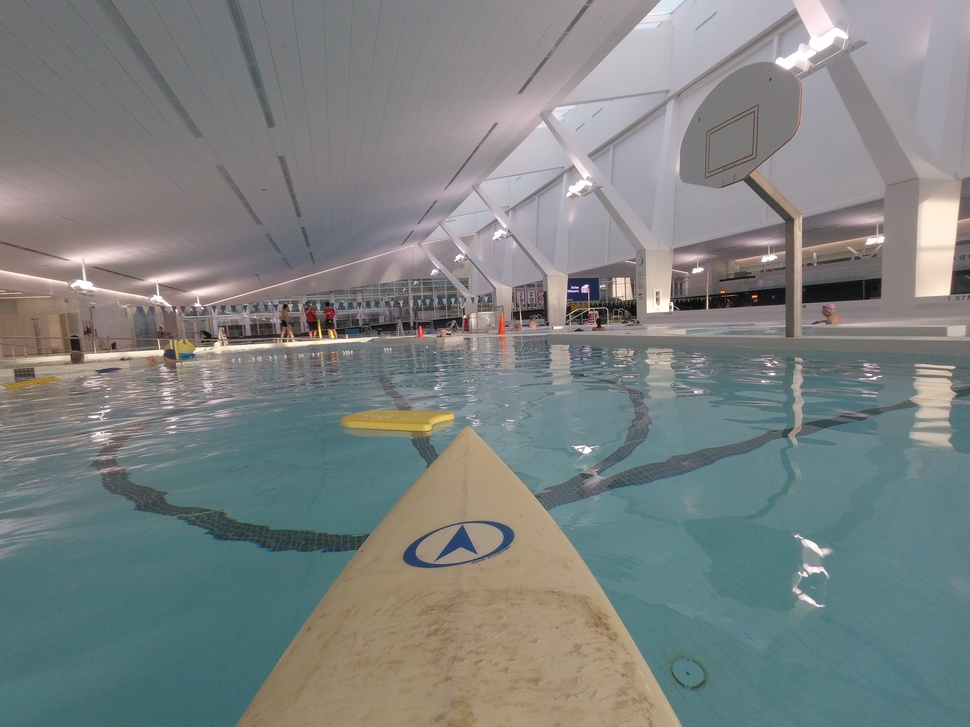
#> input picture Inputs/GOPR0148.JPG, 970 x 727 px, shrunk from 3648 x 2736 before the run
$ python -i horizon.py   (imports and definitions only)
#> lines starting #> are read from the running program, lines starting #| are printed output that depends on the picture; after the words box and inside, x2 and y2 are one past the last pixel; in counts of white or black regions, pixels touching at a corner belong together
#> further down, picture is the input picture: shape (727, 970, 3); mean B, G, R 128.8, 129.8, 124.3
import numpy as np
import cv2 as cv
import matplotlib.pyplot as plt

def detect_horizon(pic):
    """
    Detects and removes the area above the horizon in each input photo.

    Uses Canny edge detection to find the edges in the photo and then Hough
    line transform to find the straight line formed by the horizon.

    Parameters
    ----------
    pic: numpy N-dimensional array
        input picture in which to detect horizon

    Returns
    -------
    imCopy: numpy N-dimensional array
        a copy of the input image with all of the
        pixels above the horizon line converted to black
    """

    # convert to grayscale
    gray = cv.cvtColor(pic,cv.COLOR_BGR2GRAY)
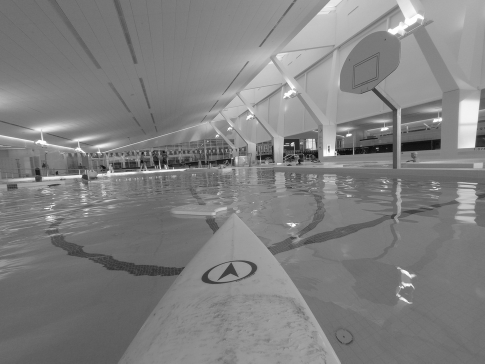
#> gray: shape (727, 970) (shown at 1/2 size); min 2, max 255, mean 128

    # Canny Edge Detection
    edges = cv.Canny(gray,125,175)
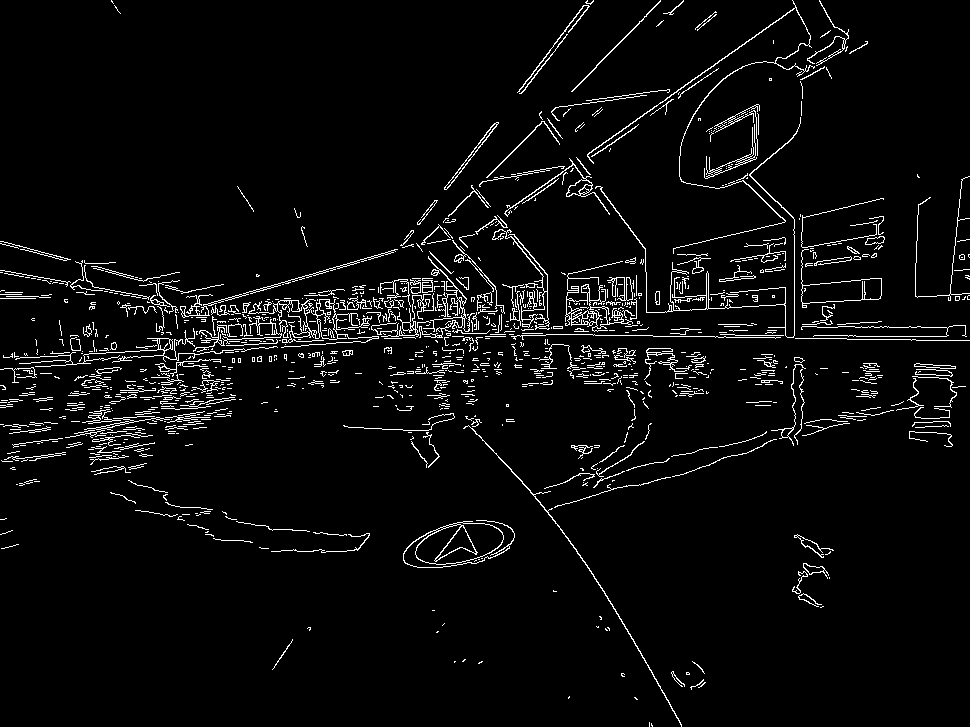
#> edges: shape (727, 970); 4.3% white in thin lines or dots

    # Hough Line Transform
    lines = cv.HoughLines(edges,1,np.pi/180,200)
#> lines = 62 rows, first 8: [324, 1.59], [463, 0.96], [365, 1.5], [357, 1.5], [336, 1.57], [383, 1.4], [368, 1.47], [355, 1.48]

    xyList = []
    imCopy = pic.copy()
    for rho,theta in lines[0]:
        a = np.cos(theta)
        b = np.sin(theta)
        x0 = a*rho
        y0 = b*rho
        x1 = int(x0 + 1000*(-b))
        y1 = int(y0 + 1000*(a))
        x2 = int(x0 - 1000*(-b))
        y2 = int(y0 - 1000*(a))
        xyList = [(x1,y1), (x2,y2)]

        cv.line(imCopy,(x1,y1),(x2,y2),(0,0,255),10)
#> this loop made 1 pass
#> (rho, theta, a, b, x0, y0, x1, y1) on pass 1: (324, 1.59, -0.0175, 1, -5.65, 324, -1005, 306)
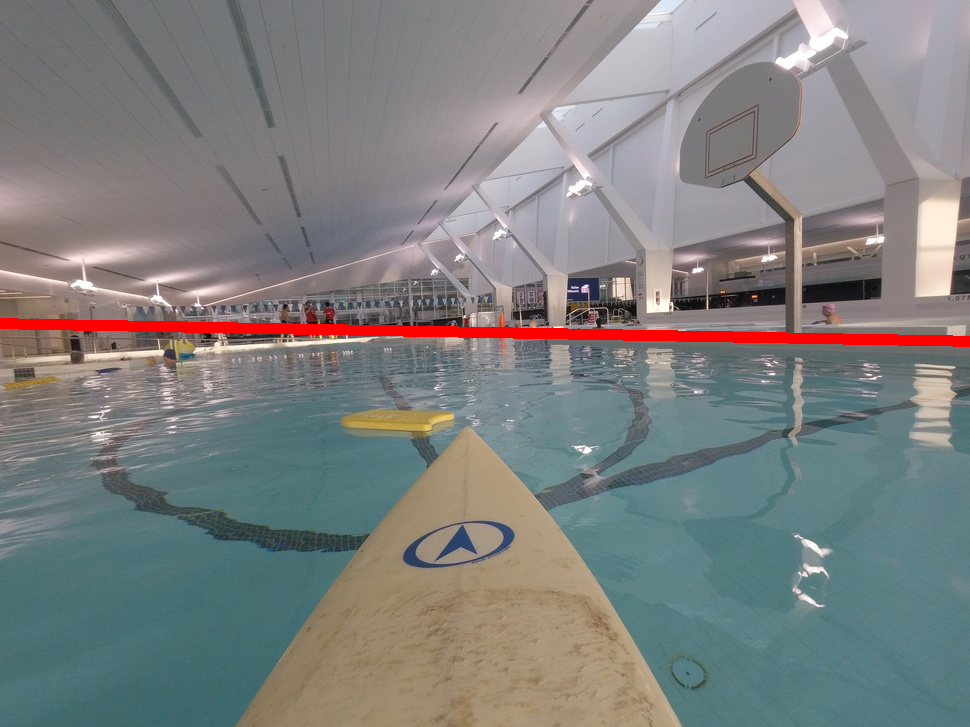
#> imCopy: shape (727, 970, 3); 1.51% of pixels changed, all inside (x1, y1, x2, y2) = (0, 318, 970, 347)

    x1 = xyList[0][0]
    x2 = xyList[1][0]
    y1 = xyList[0][1]
    y2 = xyList[1][1]

    # find slope and y-intercept
    m = (y2-y1)/(x2-x1)
#> m = 0.0175
    b = (x1/(x1-x2))*y2 - (x2/(x1-x2))*y1
#> b = 323.6

    horizon = pic.copy()
    p1x = 0
    p1y = int(b)
#> p1y = 323
    p2x = horizon.shape[1]
    p2y = int(m*p2x + b)
#> p2y = 340
    cv.line(horizon,(p1x,p1y), (p2x,p2y), (255,0,0), 15)
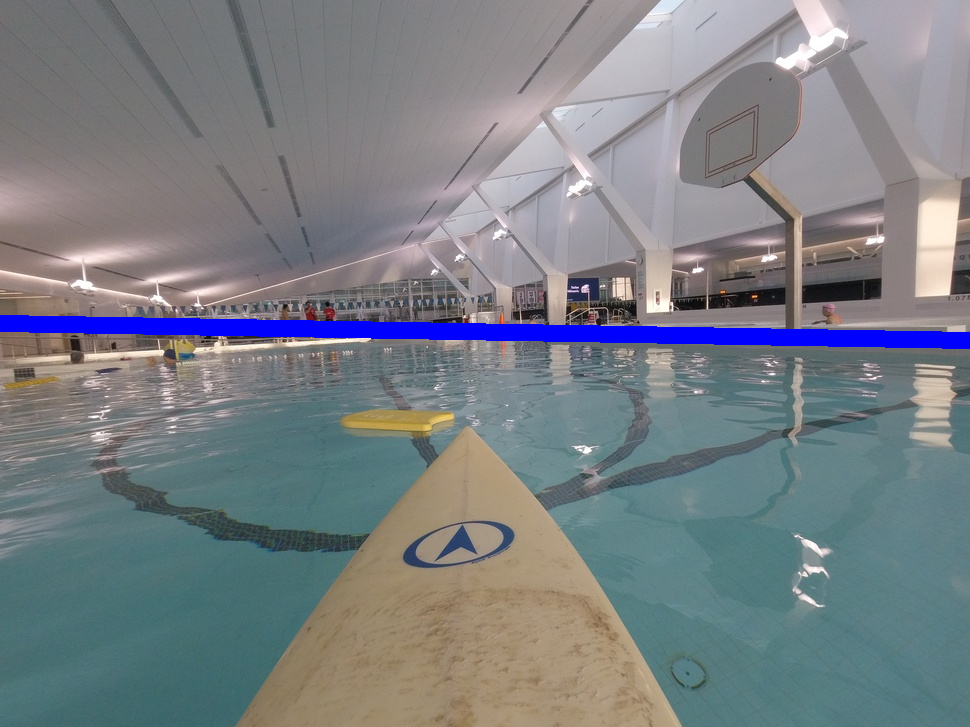
#> horizon: shape (727, 970, 3); 2.34% of pixels changed, all inside (x1, y1, x2, y2) = (0, 315, 970, 349)

    imCopy = pic.copy()
    vertices = np.array([[(p1x,p1y), (p2x,p2y), (horizon.shape[1],0), (0,0)]], dtype=np.int32)
#> vertices = [[0, 323], [970, 340], [970, 0], [0, 0]]
    cv.fillConvexPoly(imCopy,vertices,(0,0,0))
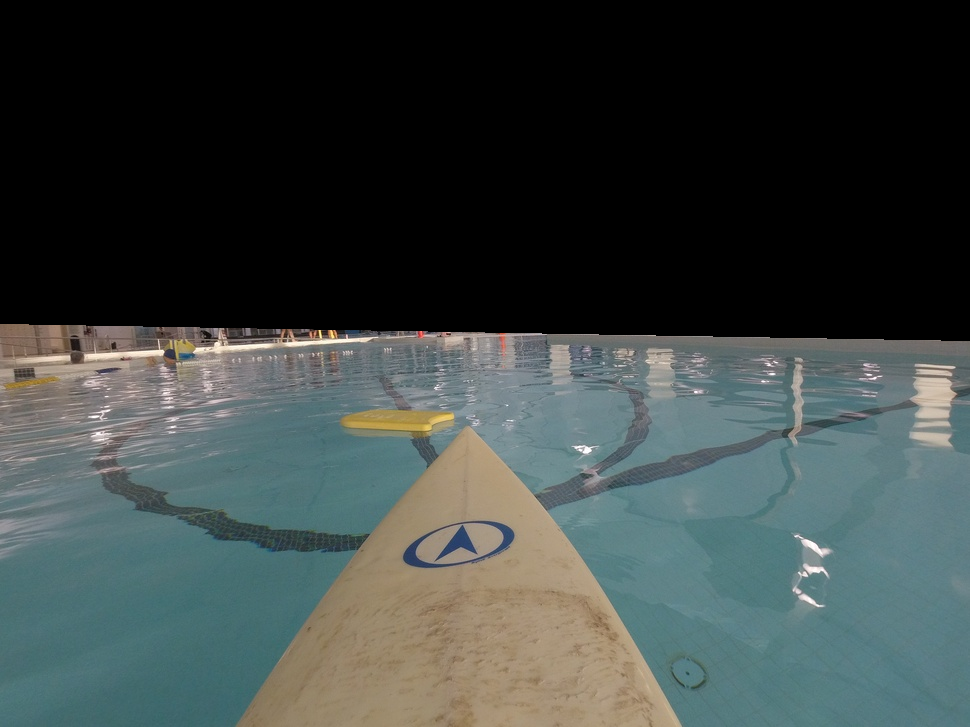
#> imCopy: shape (727, 970, 3); mean B, G, R 65.9, 67.8, 59.5

    return imCopy

>>> import cv2
>>> picture = cv2.imread('Inputs/GOPR0148.JPG')
>>> result = detect_horizon(picture)

$ run again, on Inputs/GOPR0149.JPG
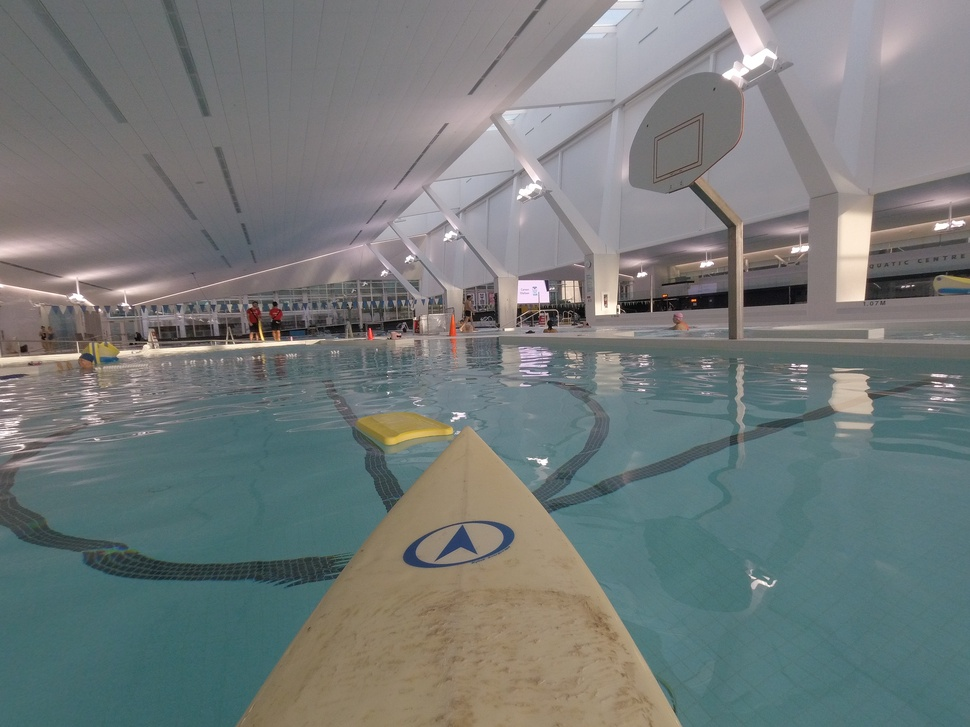
#> input picture Inputs/GOPR0149.JPG, 970 x 727 px, shrunk from 3648 x 2736 before the run
#> picture is the input picture: shape (727, 970, 3); mean B, G, R 121.5, 122.4, 116.1
#> in detect_horizon, `edges = cv.Canny(gray,125,175)`:
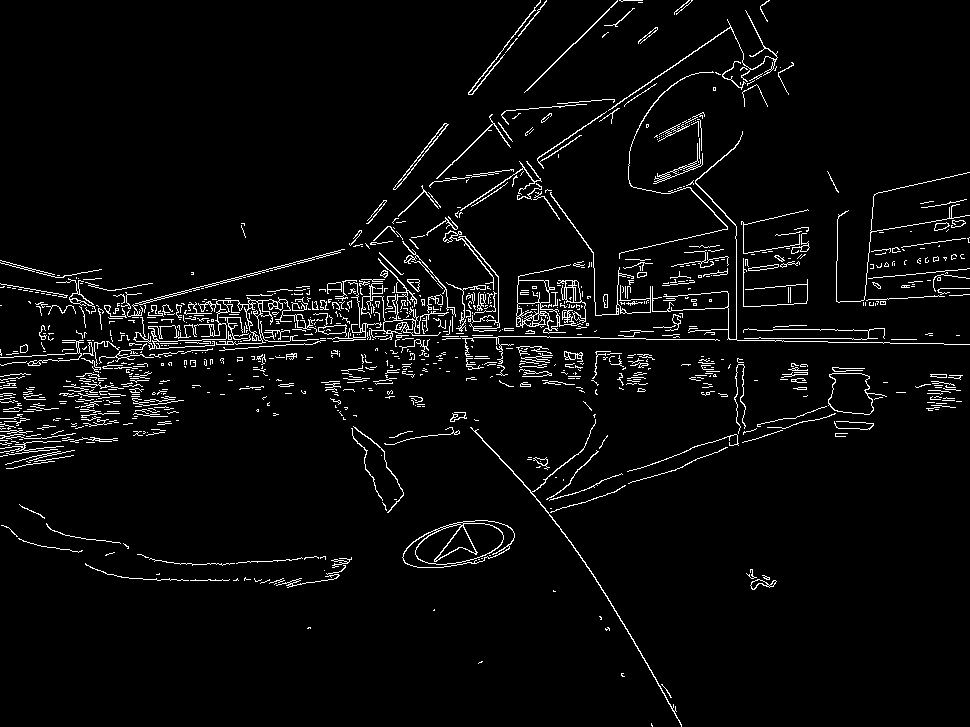
#> edges: shape (727, 970); 4% white in thin lines or dots
#> lines = 43 rows, first 8: [327, 1.59], [345, 1.52], [386, 1.34], [431, 0.977], [353, 1.48], [338, 1.57], [343, 1.55], [356, 1.5]
#> the loop in detect_horizon, `for rho,theta in lines[0]:` made 1 pass
#> (rho, theta, a, b, x0, y0, x1, y1) on pass 1: (327, 1.59, -0.0175, 1, -5.71, 327, -1005, 309)
#> m = 0.0175
#> in detect_horizon, `b = (x1/(x1-x2))*y2 - (x2/(x1-x2))*y1`: b = 326.6
#> p1y = 326
#> p2y = 343
#> horizon: shape (727, 970, 3); 2.34% of pixels changed, all inside (x1, y1, x2, y2) = (0, 318, 970, 352)
#> vertices = [[0, 326], [970, 343], [970, 0], [0, 0]]
#> in detect_horizon, `cv.fillConvexPoly(imCopy,vertices,(0,0,0))`:
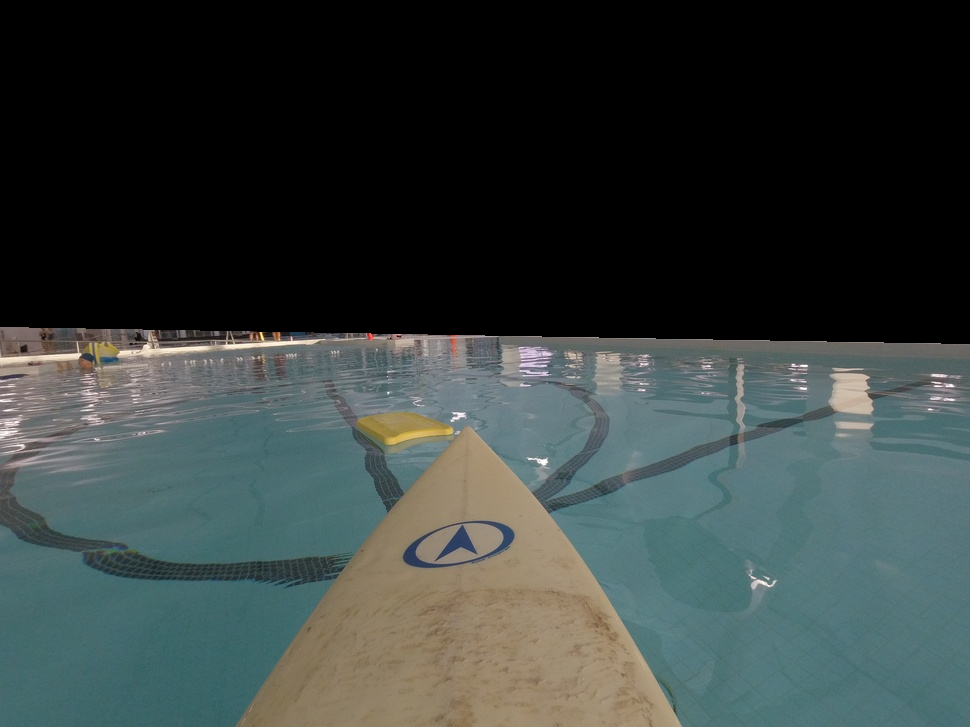
#> imCopy: shape (727, 970, 3); mean B, G, R 61, 62.9, 54.3

$ run again, on Inputs/GOPR0153.JPG
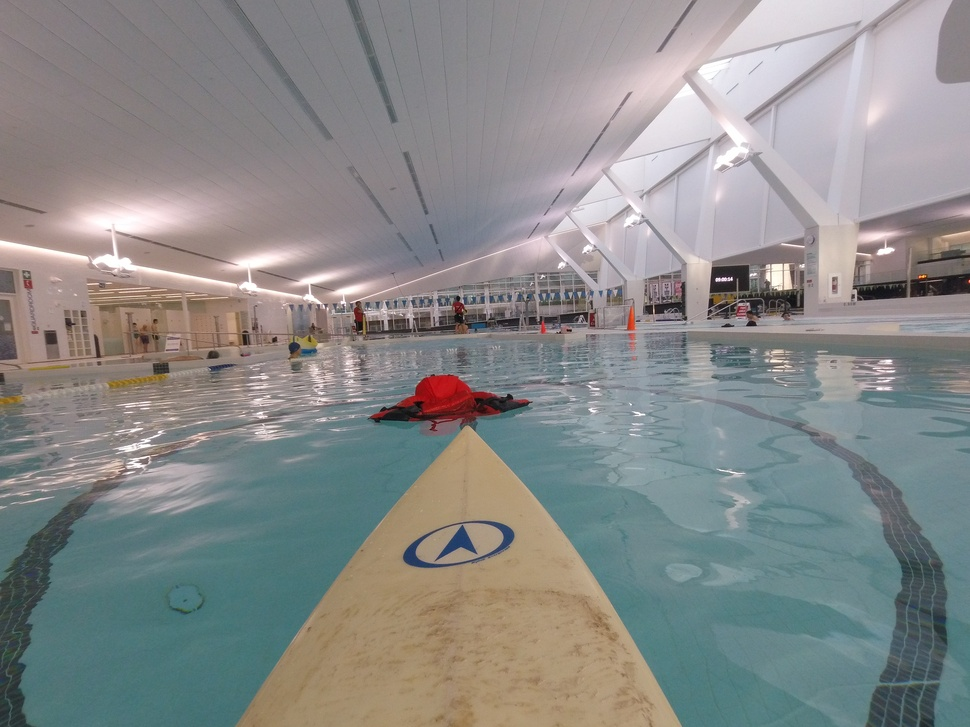
#> input picture Inputs/GOPR0153.JPG, 970 x 727 px, shrunk from 3648 x 2736 before the run
#> picture is the input picture: shape (727, 970, 3); mean B, G, R 137.3, 138.3, 136.7
#> in detect_horizon, `edges = cv.Canny(gray,125,175)`:
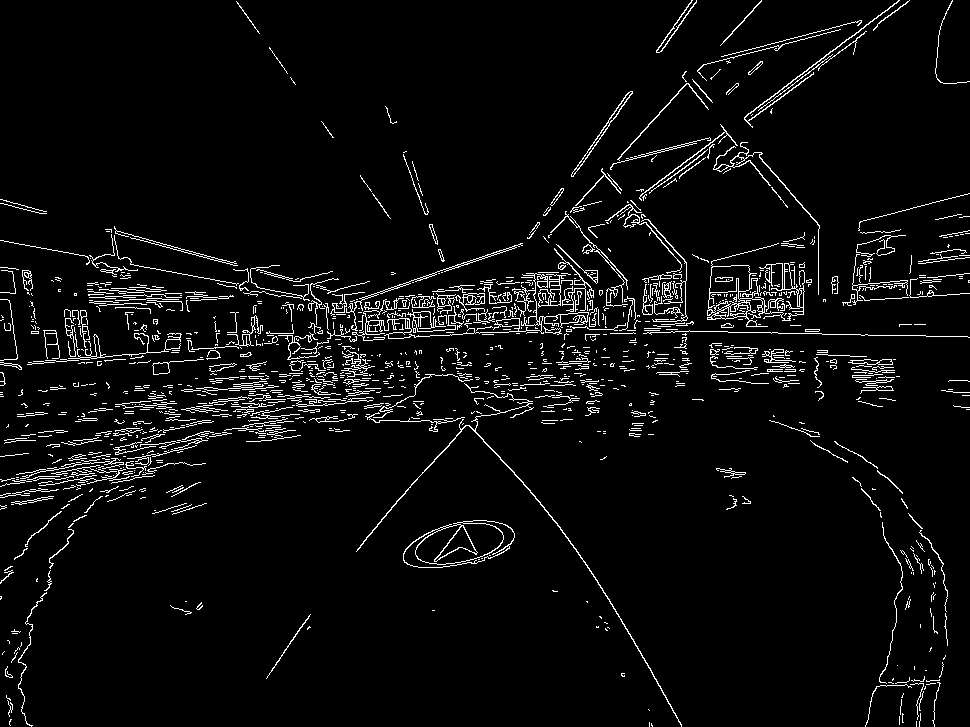
#> edges: shape (727, 970); 4.6% white in thin lines or dots
#> lines = 79 rows, first 8: [541, 0.925], [319, 1.59], [365, 1.48], [362, 1.48], [360, 1.5], [344, 1.52], [565, 0.733], [472, 1.33]
#> the loop in detect_horizon, `for rho,theta in lines[0]:` made 1 pass
#> (rho, theta, a, b, x0, y0, x1, y1) on pass 1: (541, 0.925, 0.602, 0.799, 325.6, 432.1, -473, 1033)
#> m = -0.753
#> in detect_horizon, `b = (x1/(x1-x2))*y2 - (x2/(x1-x2))*y1`: b = 677
#> p1y = 676
#> p2y = -53
#> horizon: shape (727, 970, 3); 2.7% of pixels changed, all inside (x1, y1, x2, y2) = (0, 0, 914, 685)
#> vertices = [[0, 676], [970, -53], [970, 0], [0, 0]]
#> in detect_horizon, `cv.fillConvexPoly(imCopy,vertices,(0,0,0))`:
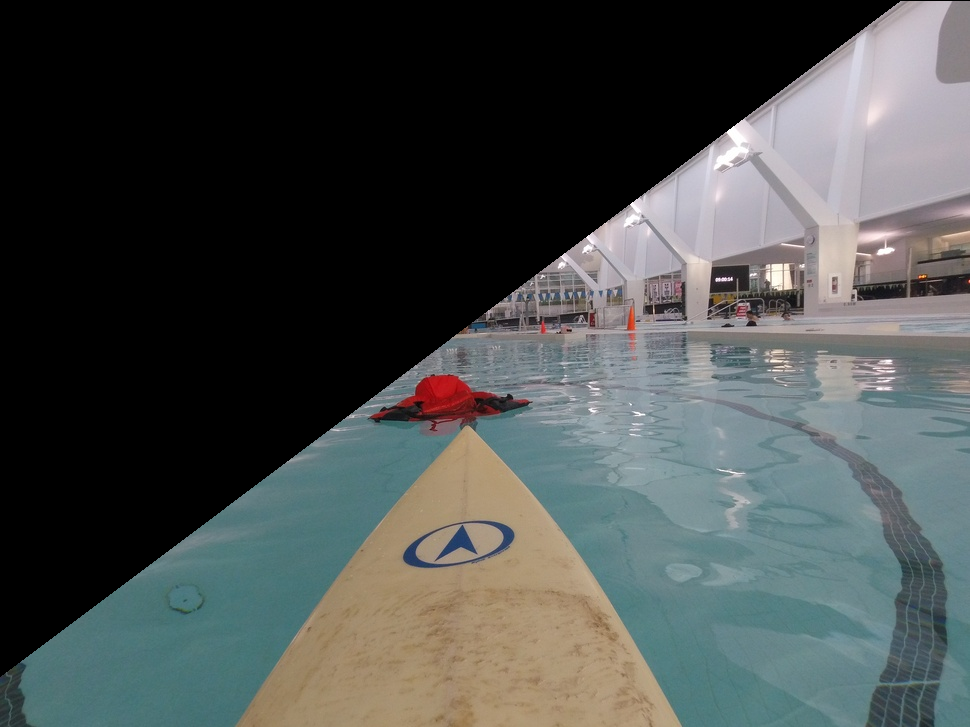
#> imCopy: shape (727, 970, 3); mean B, G, R 75.8, 77.2, 72.7
